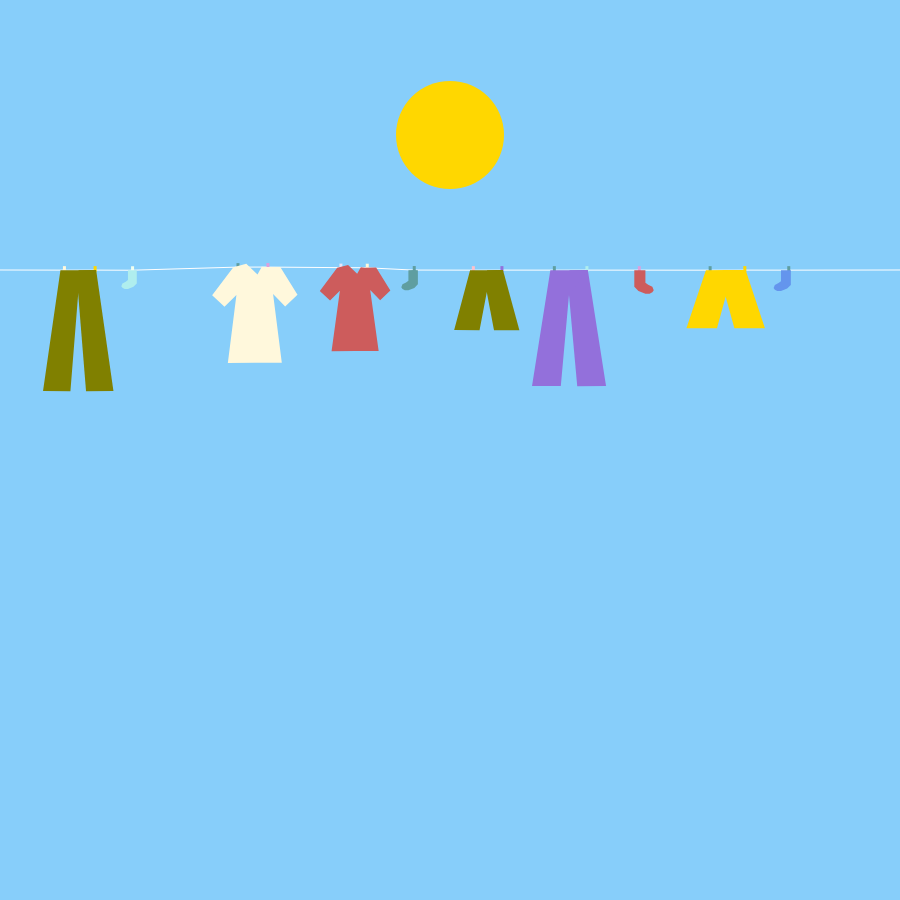
Frame 1 (no input)
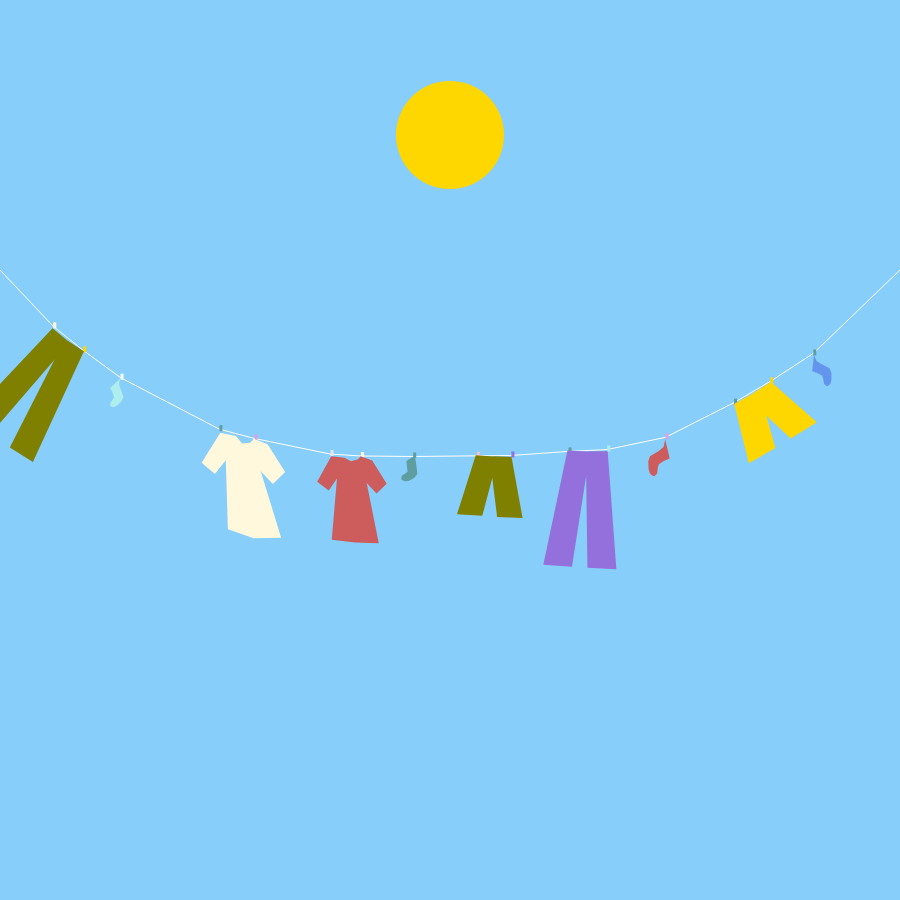
Frame 60 (no input)
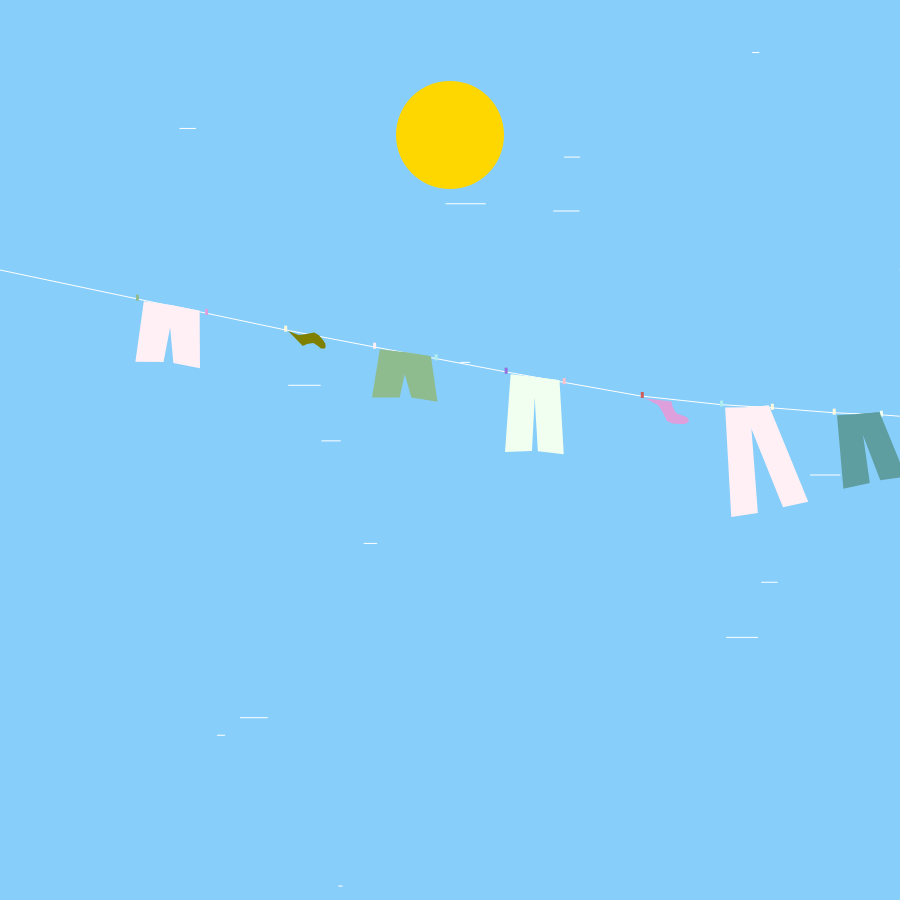
Frame 120 (the mouse pressed at the canvas centre since frame 60)

The p5.js sketch that drew these frames (run headless with seeded random() and noise() and a simulated clock; from frame 60 on, the mouse is pressed at the canvas centre):

// p5.js sketch
// ── sketch.js
var points = [],
    sticks = [],
    bounce = 0.9,
    gravity = 0.5,
    friction = 0.992,
    iterations = 3,
    editMode = false,
    vertHover = 0,
    lastHover = -1,
    lineEndCount = 0,
    lineEndIDs = [],
    mode = 'play',
    wind = 0.1,
    vertX, vertY;

iterations = 2;
gravity = 0.15;
bounce = 0.95;
friction = 0.98;

let lineStart = 0;
let lineEnd, lineHeight;

let colours = [
  "pink",
  "indianred",
  "orange",
  "gold",
  "cornsilk",
  "plum",
  "mediumpurple",
  "cornflowerblue",
  "lavender",
  "cadetblue",
  "paleturquoise",
  "olive",
  "darkseagreen",
  "honeydew",
  "lavenderblush",
];

let items = [];
let clothes = [];

let pegs = [0];

function setup() {
  let dim = 0.9*min(windowWidth, windowHeight);
  createCanvas(dim, dim);
  stroke(255);
  
  loop();

  // frameRate(10);
  
  lineHeight = height*0.3;
  lineStart = 0;
  lineEnd = width;
  
  //Begin line
  points.push(new Point(lineStart, lineHeight, 10, true));
  
  let x = lineStart;
  
  while (x < lineEnd-150*width*0.001){
    let item = random(["pants", "shirt", "sock"]);
    // item = "shirt";
    let s;
    let len;
    let col = random(colours);
    let p = points.length;
    if (item == "pants"){
      s = random(40, 50)*width*0.001;
      len = random(0.85, 3);
      x += s*2;
      points.push(new Point(x-s*0.4, lineHeight, 10, false));
      points.push(new Point(x+s*0.4, lineHeight, 10, false));
      pegs.push(p);
      pegs.push(p+1);
      clothes.push(new Pants(x, lineHeight, s, len, col, p));
    } else if (item == "shirt"){
      s = random(55, 75)*width*0.001;
      len = random(0.8, 1.7);
      x += s*2;
      points.push(new Point(x-s*0.25, lineHeight, 10, false));
      points.push(new Point(x+s*0.25, lineHeight, 10, false));
      pegs.push(p);
      pegs.push(p+1);
      clothes.push(new Shirt(x, lineHeight, s, len, col, p));
    } else {
      s = random(12, 16)*width*0.001;
      len = random([-1, 1]);
      x += s*5;
      points.push(new Point(x, lineHeight, 10, false));
      pegs.push(p);
      clothes.push(new Sock(x, lineHeight, s, len, col, p));
    }
    // if (x < lineEnd-s*20){
    //   items.push([item, x, s, len, col, p]);
    // }
  }
  
  //End line
  points.push(new Point(lineEnd, lineHeight, 10, true));
  pegs.push(points.length-1);
  
  //Join points
  for (let i = 1; i < pegs.length; i++){
    sticks.push({
  p0: points[pegs[i-1]],
  p1: points[pegs[i]],
  length: dist(points[pegs[i-1]].x, points[pegs[i-1]].y, points[pegs[i]].x, points[pegs[i]].y),
  hover: false,
  colour: 255,
});
  }
  
}

function windowResized(){
  noLoop();
  let dim = 0.9*min(windowWidth, windowHeight);
  createCanvas(dim, dim);
  noStroke();
  fill(0);
  textFont('georgia');
  textSize(dim*0.07);
  // background('antiqueWhite');
  textAlign(CENTER, CENTER);
  text("Click to generate new", width/2, height/2);
}

function draw() {
  background('lightskyblue');
  
  noStroke();
  fill('gold')
  ellipse(width*0.5, height*0.15, width*0.12);
  
  wind = constrain(map(mouseX, 0, width, 0, 1), 0, 1);
  
  vertHover = 0;
  
 
    for (let p in points){
      // points[p].hover();
      points[p].update();
      points[p].constrain();
    }

    for (let i = 0; i < iterations; i++){
      updateSticks();
      
    }

  
  renderSticks();
  
  for (let p in points){
      points[p].render();
  }
  
  
  for (let c of clothes){
    c.display();
  }
  
    for (let i = 0; i < wind*30; i++){
      let h = random(height);
      let x = random(width);
      stroke(255);
      line(x, h, x+random(wind*100), h);
    }  
  
}

class Shirt {
  constructor(x, y, s, l, c, p){
    this.x = x;
    this.y = y;
    this.s = s;
    this.l = l;
    this.c = c;
    this.p = p;
    
    points.push(new Point(x, y+s*0.05, 10, false));
    points.push(new Point(x+s*0.1, y-s*0.05, 10, false));
    points.push(new Point(x+s*0.15, y-s*0.1, 10, false));
    points.push(new Point(x+s*0.4, y-s*0.05, 10, false));
    points.push(new Point(x+s*0.7, y+s*0.4, 10, false));
    points.push(new Point(x+s*0.5, y+s*0.6, 10, false));
    points.push(new Point(x+s*0.3, y+s*0.4, 10, false));
    points.push(new Point(x+s*0.35*l, y+s*1.2*l, 10, false));
    points.push(new Point(x, y+s*1.2*l, 10, false));
    points.push(new Point(x-s*0.35*l, y+s*1.2*l, 10, false));
    points.push(new Point(x-s*0.3, y+s*0.4, 10, false));
    points.push(new Point(x-s*0.5, y+s*0.6, 10, false));
    points.push(new Point(x-s*0.7, y+s*0.4, 10, false));
    points.push(new Point(x-s*0.4, y-s*0.05, 10, false));
    points.push(new Point(x-s*0.15, y-s*0.1, 10, false));
    points.push(new Point(x-s*0.1, y-s*0.05, 10, false));
    
    for (let i = 2; i < 17; i++){
      points[this.p+i].fill = [0,0];
      sticks.push({
  p0: points[this.p+i],
  p1: points[this.p+i+1],
  length: dist(points[this.p+i].x, points[this.p+i].y, points[this.p+i+1].x, points[this.p+i+1].y),
  hover: false
});
    }
    points[this.p+17].fill = [0,0];
    
    //Pegs
    sticks.push({
  p0: points[this.p+1],
  p1: points[this.p+4],
  length: 0,
  hover: false
});
    
    sticks.push({
  p0: points[this.p],
  p1: points[this.p+15],
  length: 0,
  hover: false
});
    
        sticks.push({
  p0: points[this.p],
  p1: points[this.p+14],
  length: dist(points[this.p].x, points[this.p].y, points[this.p+14].x, points[this.p+14].y),
  hover: false
});
    
    sticks.push({
  p0: points[this.p+3],
  p1: points[this.p+8],
  length: dist(points[this.p+3].x, points[this.p+3].y, points[this.p+8].x, points[this.p+8].y),
  hover: false
});
    
    sticks.push({
  p0: points[this.p+3],
  p1: points[this.p+17],
  length: dist(points[this.p+3].x, points[this.p+3].y, points[this.p+17].x, points[this.p+17].y),
  hover: false
});
    
    sticks.push({
  p0: points[this.p+3],
  p1: points[this.p+5],
  length: dist(points[this.p+3].x, points[this.p+3].y, points[this.p+5].x, points[this.p+5].y),
  hover: false
});
    
    sticks.push({
  p0: points[this.p+2],
  p1: points[this.p+5],
  length: dist(points[this.p+2].x, points[this.p+2].y, points[this.p+5].x, points[this.p+5].y),
  hover: false
});
    
    sticks.push({
  p0: points[this.p+2],
  p1: points[this.p+15],
  length: dist(points[this.p+2].x, points[this.p+2].y, points[this.p+15].x, points[this.p+15].y),
  hover: false
});
    
    sticks.push({
  p0: points[this.p+5],
  p1: points[this.p+8],
  length: dist(points[this.p+5].x, points[this.p+5].y, points[this.p+8].x, points[this.p+8].y),
  hover: false
});
    
    sticks.push({
  p0: points[this.p+6],
  p1: points[this.p+8],
  length: dist(points[this.p+6].x, points[this.p+6].y, points[this.p+8].x, points[this.p+8].y),
  hover: false
});
    
    sticks.push({
  p0: points[this.p+11],
  p1: points[this.p+9],
  length: dist(points[this.p+11].x, points[this.p+11].y, points[this.p+9].x, points[this.p+9].y),
  hover: false
});
    
    sticks.push({
  p0: points[this.p+12],
  p1: points[this.p+8],
  length: dist(points[this.p+12].x, points[this.p+12].y, points[this.p+8].x, points[this.p+8].y),
  hover: false
});
    
    sticks.push({
  p0: points[this.p+17],
  p1: points[this.p+12],
  length: dist(points[this.p+17].x, points[this.p+17].y, points[this.p+12].x, points[this.p+12].y),
  hover: false
});
    
     sticks.push({
  p0: points[this.p+15],
  p1: points[this.p+12],
  length: dist(points[this.p+15].x, points[this.p+15].y, points[this.p+12].x, points[this.p+12].y),
  hover: false
});
    
     sticks.push({
  p0: points[this.p+14],
  p1: points[this.p+12],
  length: dist(points[this.p+14].x, points[this.p+14].y, points[this.p+12].x, points[this.p+12].y),
  hover: false
});
    
    
  }
  
  display(){
    fill(this.c);
    noStroke();
    beginShape();
    for (let i = 2; i <= 16; i++){
      vertex(points[this.p+i].x, points[this.p+i].y);
    }
    endShape(CLOSE);
  }
}

class Sock {
  constructor(x, y, s, d, c, p){
    this.x = x;
    this.y = y;
    this.s = s;
    this.c = c;
    this.p = p;
    
    points.push(new Point(x, y, 10, false));
    points.push(new Point(x+s*0.3*d, y, 10, false));
    points.push(new Point(x+s*0.3*d, y+s*0.5, 10, false));
    points.push(new Point(x+s*0.3*d, y+s*1.2, 10, false));
    points.push(new Point(x+s*0.0*d, y+s*1.5, 10, false));
    points.push(new Point(x-s*0.5*d, y+s*1.7, 10, false));
    points.push(new Point(x-s*0.8*d, y+s*1.7, 10, false));
    points.push(new Point(x-s*1*d, y+s*1.6, 10, false));
    points.push(new Point(x-s*1.1*d, y+s*1.45, 10, false));
    points.push(new Point(x-s*1*d, y+s*1.2, 10, false));
    points.push(new Point(x-s*0.7*d, y+s*1.05, 10, false));
    points.push(new Point(x-s*0.5*d, y+s*0.9, 10, false));
    points.push(new Point(x-s*0.5*d, y+s*0.5, 10, false));
    points.push(new Point(x-s*0.5*d, y, 10, false));
    
    for (let i = 1; i < 14; i++){
      points[this.p+i].fill = [0,0];
      sticks.push({
  p0: points[this.p+i],
  p1: points[this.p+i+1],
  length: dist(points[this.p+i].x, points[this.p+i].y, points[this.p+i+1].x, points[this.p+i+1].y),
  hover: false
});
    }
    
    points[this.p+14].fill = [0,0];
    
    //peg connect
    sticks.push({
  p0: points[this.p],
  p1: points[this.p+1],
  length: 0,
  hover: false
});
    
    sticks.push({
  p0: points[this.p+2],
  p1: points[this.p+13],
  length: dist(points[this.p+2].x, points[this.p+2].y, points[this.p+13].x, points[this.p+13].y),
  hover: false
});
    
    sticks.push({
  p0: points[this.p+3],
  p1: points[this.p+14],
  length: dist(points[this.p+3].x, points[this.p+3].y, points[this.p+14].x, points[this.p+14].y),
  hover: false
});
    
    sticks.push({
  p0: points[this.p+3],
  p1: points[this.p+12],
  length: dist(points[this.p+3].x, points[this.p+3].y, points[this.p+12].x, points[this.p+12].y),
  hover: false
});
    
    sticks.push({
  p0: points[this.p+4],
  p1: points[this.p+13],
  length: dist(points[this.p+4].x, points[this.p+4].y, points[this.p+13].x, points[this.p+13].y),
  hover: false
});
    
    sticks.push({
  p0: points[this.p+4],
  p1: points[this.p+11],
  length: dist(points[this.p+4].x, points[this.p+4].y, points[this.p+11].x, points[this.p+11].y),
  hover: false
});
    
    sticks.push({
  p0: points[this.p+5],
  p1: points[this.p+12],
  length: dist(points[this.p+5].x, points[this.p+5].y, points[this.p+12].x, points[this.p+12].y),
  hover: false
});
    
    sticks.push({
  p0: points[this.p+5],
  p1: points[this.p+12],
  length: dist(points[this.p+5].x, points[this.p+5].y, points[this.p+12].x, points[this.p+12].y),
  hover: false
});
    
    sticks.push({
  p0: points[this.p+5],
  p1: points[this.p+11],
  length: dist(points[this.p+5].x, points[this.p+5].y, points[this.p+11].x, points[this.p+11].y),
  hover: false
});
    
    sticks.push({
  p0: points[this.p+6],
  p1: points[this.p+12],
  length: dist(points[this.p+6].x, points[this.p+6].y, points[this.p+12].x, points[this.p+12].y),
  hover: false
});
    
    sticks.push({
  p0: points[this.p+6],
  p1: points[this.p+11],
  length: dist(points[this.p+6].x, points[this.p+6].y, points[this.p+11].x, points[this.p+11].y),
  hover: false
});
    
    sticks.push({
  p0: points[this.p+7],
  p1: points[this.p+11],
  length: dist(points[this.p+7].x, points[this.p+7].y, points[this.p+11].x, points[this.p+11].y),
  hover: false
});
    
    sticks.push({
  p0: points[this.p+7],
  p1: points[this.p+10],
  length: dist(points[this.p+7].x, points[this.p+7].y, points[this.p+10].x, points[this.p+10].y),
  hover: false
});
    
    sticks.push({
  p0: points[this.p+7],
  p1: points[this.p+9],
  length: dist(points[this.p+7].x, points[this.p+7].y, points[this.p+9].x, points[this.p+9].y),
  hover: false
});
    
    sticks.push({
  p0: points[this.p+8],
  p1: points[this.p+9],
  length: dist(points[this.p+8].x, points[this.p+8].y, points[this.p+9].x, points[this.p+9].y),
  hover: false
});
    
    sticks.push({
  p0: points[this.p+8],
  p1: points[this.p+10],
  length: dist(points[this.p+8].x, points[this.p+8].y, points[this.p+10].x, points[this.p+10].y),
  hover: false
});
    
    sticks.push({
  p0: points[this.p+3],
  p1: points[this.p+13],
  length: dist(points[this.p+3].x, points[this.p+3].y, points[this.p+13].x, points[this.p+13].y),
  hover: false
});
    
    sticks.push({
  p0: points[this.p+4],
  p1: points[this.p+12],
  length: dist(points[this.p+4].x, points[this.p+4].y, points[this.p+12].x, points[this.p+12].y),
  hover: false
});
    
  }
  
  display(){
    fill(this.c);
    noStroke();
    beginShape();
    for (let i = 1; i <= 14; i++){
      vertex(points[this.p+i].x, points[this.p+i].y);
    }
    endShape(CLOSE);
  }
}

class Pants {
  constructor(x, y, s, l, c, p){
    this.x = x;
    this.y = y;
    this.s = s;
    this.l = l;
    this.c = c;
    this.p = p;
    
    points.push(new Point(x, y, 10, false));
    points.push(new Point(x+s*0.5, y, 10, false));
    points.push(new Point(x+s*0.9, y+s*1.2*l, 10, false));
    points.push(new Point(x+s*0.2, y+s*1.2*l, 10, false));
    // points.push(new Point(x+s*0.2, y+s*1.2*l, 10, false));
    points.push(new Point(x, y+s*0.6, 10, false));
    // points.push(new Point(x-s*0.2, y+s*1.2*l, 10, false));
    points.push(new Point(x-s*0.2, y+s*1.2*l, 10, false));
    points.push(new Point(x-s*0.9, y+s*1.2*l, 10, false));
    points.push(new Point(x-s*0.5, y, 10, false));
    
    for (let i = 2; i < 9; i++){
      points[this.p+i].fill = [0,0];
      sticks.push({
  p0: points[this.p+i],
  p1: points[this.p+i+1],
  length: dist(points[this.p+i].x, points[this.p+i].y, points[this.p+i+1].x, points[this.p+i+1].y),
  hover: false
});
    }
    
    points[this.p+9].fill = [0,0];
    
    sticks.push({
  p0: points[this.p+2],
  p1: points[this.p+9],
  length: dist(points[this.p+2].x, points[this.p+2].y, points[this.p+9].x, points[this.p+9].y),
  hover: false
});
    
    sticks.push({
  p0: points[this.p+5],
  p1: points[this.p+2],
  length: dist(points[this.p+5].x, points[this.p+5].y, points[this.p+2].x, points[this.p+2].y),
  hover: false
});
    
     sticks.push({
  p0: points[this.p+6],
  p1: points[this.p+4],
  length: dist(points[this.p+6].x, points[this.p+6].y, points[this.p+4].x, points[this.p+4].y),
  hover: false
});
    
    sticks.push({
  p0: points[this.p+6],
  p1: points[this.p+8],
  length: dist(points[this.p+6].x, points[this.p+6].y, points[this.p+8].x, points[this.p+8].y),
  hover: false
});
    
//     sticks.push({
//   p0: points[this.p+7],
//   p1: points[this.p+9],
//   length: dist(points[this.p+7].x, points[this.p+7].y, points[this.p+9].x, points[this.p+9].y),
//   hover: false
// });
    
//     sticks.push({
//   p0: points[this.p+2],
//   p1: points[this.p+8],
//   length: dist(points[this.p+2].x, points[this.p+2].y, points[this.p+8].x, points[this.p+8].y),
//   hover: false
// });
    
    sticks.push({
  p0: points[this.p+6],
  p1: points[this.p+9],
  length: dist(points[this.p+6].x, points[this.p+6].y, points[this.p+9].x, points[this.p+9].y),
  hover: false
});
    
    sticks.push({
  p0: points[this.p+6],
  p1: points[this.p+3],
  length: dist(points[this.p+6].x, points[this.p+6].y, points[this.p+3].x, points[this.p+3].y),
  hover: false
});
    
//     sticks.push({
//   p0: points[this.p+6],
//   p1: points[this.p+2],
//   length: dist(points[this.p+6].x, points[this.p+6].y, points[this.p+2].x, points[this.p+2].y),
//   hover: false
// });
    
    sticks.push({
  p0: points[this.p],
  p1: points[this.p+9],
  length: 1,
    hover: false,
});

    
    sticks.push({
  p0: points[this.p+1],
  p1: points[this.p+3],
  length: 1,
});
    
    
  }
  
  display(){
    fill(this.c);
    noStroke();
    beginShape();
    for (let i = 2; i <= 6; i++){
      vertex(points[this.p+i].x, points[this.p+i].y);
    }
    endShape(CLOSE);
    
    beginShape();
    for (let i = 6; i <= 9; i++){
      vertex(points[this.p+i].x, points[this.p+i].y);
    }
    vertex(points[this.p+2].x, points[this.p+2].y);
    vertex(points[this.p+3].x, points[this.p+3].y);
    endShape(CLOSE);
  }
  
}

function updateSticks(){
  for (let i = 0; i < sticks.length; i++){
    let s = sticks[i],
        dx = s.p1.x - s.p0.x,
        dy = s.p1.y - s.p0.y,
        // d0 = dist(s.p0.x, s.p0.y, mouseX, mouseY),
        // d1 = dist(s.p1.x, s.p1.y, mouseX, mouseY),
        distance = dist(s.p0.x, s.p0.y, s.p1.x, s.p1.y),
        difference = s.length - distance,
        percent = difference/max(distance,0.001)/2,
        offsetX = dx * percent,
        offsetY = dy * percent;
    
    // if (d0+d1 >= s.length-2 && d0+d1 <= s.length+2){
    //   s.hover = true;
    // } else {
    //   s.hover = false;
    // }
    
    if (!s.p0.pinned){
     
      s.p0.x -= offsetX;
      s.p0.y -= offsetY;
    }
    if (!s.p1.pinned){
      s.p1.x += offsetX;
      s.p1.y += offsetY;
    }
  }
}

function renderSticks(){
  for (let i = 0; i < sticks.length; i++){
    let s = sticks[i];
    if (s.colour){
      stroke(s.colour);
    } else {
      noStroke();
    }
    
    line(s.p0.x, s.p0.y, s.p1.x, s.p1.y);
  }
}

function mousePressed(){
  clothes = [];
  points = [];
  sticks = [];
  pegs = [0];
  setup();
}

class Point{
  constructor(x, y, size, isPinned){
    this.x = x;
    this.y = y;
    this.oldx = x;
    this.oldy = y;
    this.size = size;
    this.fill = random(colours);
    this.pinned = isPinned;
    this.distFromPoint = 0;
    this.id = points.length;
  }
  
  hover(){
    this.distFromPoint = dist(mouseX, mouseY, this.x, this.y);
    
    if (this.distFromPoint < this.size){
      this.fill = 'yellow';
      vertHover += 1;
      lastHover = this.id;
    }
    else{
      this.fill = 255;
    }
  }
  
  update(){
    if (!this.pinned){
      let vx = (this.x - this.oldx) * friction,
          vy = (this.y - this.oldy) * friction;
        
      this.oldx = this.x;
      this.oldy = this.y;
      this.x += vx;
      this.x += wind;
      this.y += vy;
      this.y += gravity;
    }     
  }
  
  constrain(){
    if (!this.pinned){
        let vx = (this.x - this.oldx) * friction,
        vy = (this.y - this.oldy) * friction;
//     if (this.x > width){
//         this.x = width;
//         this.oldx = this.x + vx * bounce;
//       } 
//       else if (this.x < 0){
//         this.x = 0;
//         this.oldx = this.x + vx * bounce;
//       }

//       if (this.y > height){
//         this.y = height;
//         this.oldy = this.y + vy * bounce;
//       } 
//       else if (this.y < 0){
//         this.y = 0;
//         this.oldy = this.y + vy * bounce;
//       }
    }
  }
  
  render(){
    noStroke();
    if (this.pinned){
      stroke(this.fill);
      noFill();
      // rect(this.x-this.size/2, this.y-this.size/2, this.size, this.size);
    } else {
      fill(this.fill);
      noStroke();
      rect(this.x, this.y-this.size*0.4, this.size*0.3, this.size*0.6);
    // circle(this.x, this.y, this.size);
    }
  }
  
  onClick(){
    this.distFromPoint = dist(mouseX, mouseY, this.x, this.y);
    
    if (this.distFromPoint < this.size/2){
      if (buttonPressed == 'anchor'){
        this.pinned = true;
      }
      if (buttonPressed == 'vertex'){
        this.pinned = false;
      }
        vertX = this.x;
        vertY = this.y;
    }
  }
  
}
// ── style.css
html, body {
/*   background-color: rgb(22,24,24); */
  background-color: antiquewhite;
  margin: 0;
  padding: 0;
}
canvas {
  position: absolute;
  top: 50%;
  left: 50%;
  transform: translate(-50%, -50%);  
}
